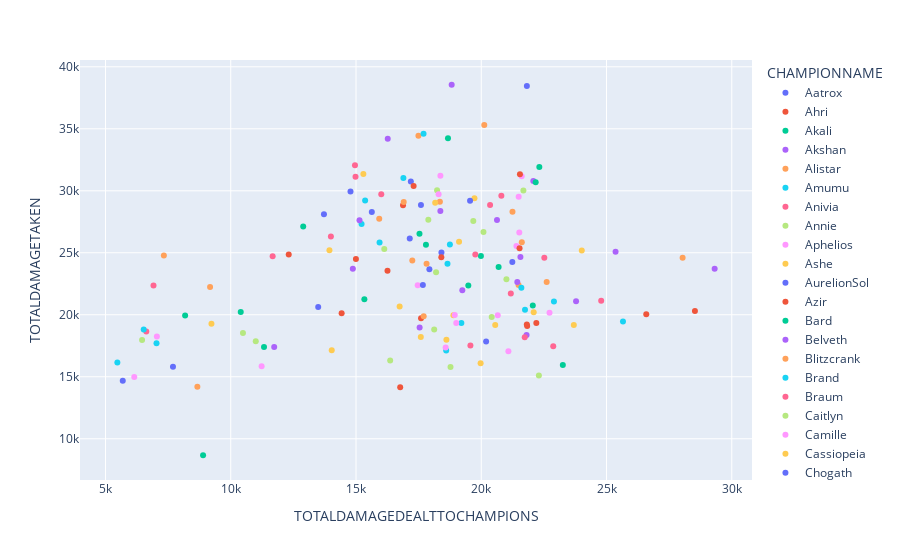

Notebook source saved alongside this figure:
### Code cell
fig = px.scatter(my_df,
                x = 'TOTALDAMAGEDEALTTOCHAMPIONS',
                y = 'TOTALDAMAGETAKEN',
                color = 'CHAMPIONNAME')
plotly.offline.iplot(fig)
